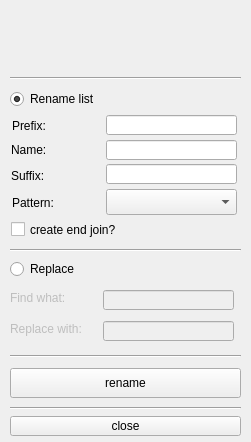
<?xml version="1.0" encoding="UTF-8"?>
<ui version="4.0">
 <class>RenameWindow</class>
 <widget class="QMainWindow" name="RenameWindow">
  <property name="windowModality">
   <enum>Qt::NonModal</enum>
  </property>
  <property name="enabled">
   <bool>true</bool>
  </property>
  <property name="geometry">
   <rect>
    <x>0</x>
    <y>0</y>
    <width>251</width>
    <height>442</height>
   </rect>
  </property>
  <property name="sizePolicy">
   <sizepolicy hsizetype="Fixed" vsizetype="Fixed">
    <horstretch>0</horstretch>
    <verstretch>0</verstretch>
   </sizepolicy>
  </property>
  <property name="minimumSize">
   <size>
    <width>251</width>
    <height>442</height>
   </size>
  </property>
  <property name="maximumSize">
   <size>
    <width>251</width>
    <height>442</height>
   </size>
  </property>
  <property name="contextMenuPolicy">
   <enum>Qt::DefaultContextMenu</enum>
  </property>
  <property name="windowTitle">
   <string>Rename v1.0</string>
  </property>
  <property name="toolButtonStyle">
   <enum>Qt::ToolButtonIconOnly</enum>
  </property>
  <property name="animated">
   <bool>false</bool>
  </property>
  <property name="tabShape">
   <enum>QTabWidget::Rounded</enum>
  </property>
  <property name="unifiedTitleAndToolBarOnMac">
   <bool>false</bool>
  </property>
  <widget class="QWidget" name="centralwidget">
   <widget class="QLineEdit" name="newNameTf">
    <property name="geometry">
     <rect>
      <x>106</x>
      <y>140</y>
      <width>131</width>
      <height>20</height>
     </rect>
    </property>
   </widget>
   <widget class="QLineEdit" name="prefixTf">
    <property name="enabled">
     <bool>true</bool>
    </property>
    <property name="geometry">
     <rect>
      <x>106</x>
      <y>115</y>
      <width>131</width>
      <height>20</height>
     </rect>
    </property>
    <property name="frame">
     <bool>true</bool>
    </property>
   </widget>
   <widget class="QLineEdit" name="suffixTf">
    <property name="enabled">
     <bool>true</bool>
    </property>
    <property name="geometry">
     <rect>
      <x>106</x>
      <y>164</y>
      <width>131</width>
      <height>20</height>
     </rect>
    </property>
   </widget>
   <widget class="Line" name="line">
    <property name="geometry">
     <rect>
      <x>10</x>
      <y>68</y>
      <width>231</width>
      <height>20</height>
     </rect>
    </property>
    <property name="orientation">
     <enum>Qt::Horizontal</enum>
    </property>
   </widget>
   <widget class="QPushButton" name="renameBt">
    <property name="geometry">
     <rect>
      <x>10</x>
      <y>368</y>
      <width>231</width>
      <height>30</height>
     </rect>
    </property>
    <property name="text">
     <string>rename</string>
    </property>
   </widget>
   <widget class="Line" name="line_2">
    <property name="geometry">
     <rect>
      <x>10</x>
      <y>399</y>
      <width>231</width>
      <height>19</height>
     </rect>
    </property>
    <property name="orientation">
     <enum>Qt::Horizontal</enum>
    </property>
   </widget>
   <widget class="QCheckBox" name="endCb">
    <property name="geometry">
     <rect>
      <x>11</x>
      <y>221</y>
      <width>121</width>
      <height>17</height>
     </rect>
    </property>
    <property name="text">
     <string>create end join?</string>
    </property>
   </widget>
   <widget class="QPushButton" name="closeBt">
    <property name="geometry">
     <rect>
      <x>10</x>
      <y>416</y>
      <width>231</width>
      <height>20</height>
     </rect>
    </property>
    <property name="text">
     <string>close</string>
    </property>
   </widget>
   <widget class="Line" name="line_3">
    <property name="geometry">
     <rect>
      <x>10</x>
      <y>240</y>
      <width>231</width>
      <height>20</height>
     </rect>
    </property>
    <property name="orientation">
     <enum>Qt::Horizontal</enum>
    </property>
   </widget>
   <widget class="QRadioButton" name="renameRb">
    <property name="geometry">
     <rect>
      <x>10</x>
      <y>89</y>
      <width>100</width>
      <height>20</height>
     </rect>
    </property>
    <property name="text">
     <string>Rename list</string>
    </property>
    <property name="checked">
     <bool>true</bool>
    </property>
    <property name="autoRepeat">
     <bool>false</bool>
    </property>
   </widget>
   <widget class="QRadioButton" name="replaceRb">
    <property name="enabled">
     <bool>true</bool>
    </property>
    <property name="geometry">
     <rect>
      <x>10</x>
      <y>259</y>
      <width>100</width>
      <height>20</height>
     </rect>
    </property>
    <property name="text">
     <string>Replace</string>
    </property>
    <property name="checkable">
     <bool>true</bool>
    </property>
    <property name="checked">
     <bool>false</bool>
    </property>
   </widget>
   <widget class="QLabel" name="nameLb">
    <property name="geometry">
     <rect>
      <x>11</x>
      <y>142</y>
      <width>60</width>
      <height>16</height>
     </rect>
    </property>
    <property name="text">
     <string>Name:</string>
    </property>
   </widget>
   <widget class="QLabel" name="prefixLb">
    <property name="geometry">
     <rect>
      <x>12</x>
      <y>118</y>
      <width>50</width>
      <height>16</height>
     </rect>
    </property>
    <property name="text">
     <string>Prefix:</string>
    </property>
   </widget>
   <widget class="QLabel" name="sufixLb">
    <property name="geometry">
     <rect>
      <x>11</x>
      <y>168</y>
      <width>50</width>
      <height>16</height>
     </rect>
    </property>
    <property name="text">
     <string>Suffix:</string>
    </property>
   </widget>
   <widget class="Line" name="line_4">
    <property name="geometry">
     <rect>
      <x>10</x>
      <y>347</y>
      <width>231</width>
      <height>19</height>
     </rect>
    </property>
    <property name="orientation">
     <enum>Qt::Horizontal</enum>
    </property>
   </widget>
   <widget class="QLineEdit" name="findTf">
    <property name="enabled">
     <bool>false</bool>
    </property>
    <property name="geometry">
     <rect>
      <x>103</x>
      <y>290</y>
      <width>131</width>
      <height>20</height>
     </rect>
    </property>
   </widget>
   <widget class="QLabel" name="findLb">
    <property name="enabled">
     <bool>false</bool>
    </property>
    <property name="geometry">
     <rect>
      <x>10</x>
      <y>290</y>
      <width>91</width>
      <height>16</height>
     </rect>
    </property>
    <property name="text">
     <string>Find what:</string>
    </property>
   </widget>
   <widget class="QLineEdit" name="replaceTf">
    <property name="enabled">
     <bool>false</bool>
    </property>
    <property name="geometry">
     <rect>
      <x>103</x>
      <y>321</y>
      <width>131</width>
      <height>20</height>
     </rect>
    </property>
   </widget>
   <widget class="QLabel" name="replaceLb">
    <property name="enabled">
     <bool>false</bool>
    </property>
    <property name="geometry">
     <rect>
      <x>10</x>
      <y>321</y>
      <width>91</width>
      <height>16</height>
     </rect>
    </property>
    <property name="text">
     <string>Replace with:</string>
    </property>
   </widget>
   <widget class="QLabel" name="patternLb">
    <property name="geometry">
     <rect>
      <x>12</x>
      <y>195</y>
      <width>50</width>
      <height>16</height>
     </rect>
    </property>
    <property name="text">
     <string>Pattern:</string>
    </property>
   </widget>
   <widget class="QComboBox" name="patternCb">
    <property name="geometry">
     <rect>
      <x>106</x>
      <y>189</y>
      <width>131</width>
      <height>26</height>
     </rect>
    </property>
    <property name="minimumSize">
     <size>
      <width>131</width>
      <height>0</height>
     </size>
    </property>
   </widget>
   <zorder>line</zorder>
   <zorder>newNameTf</zorder>
   <zorder>prefixTf</zorder>
   <zorder>suffixTf</zorder>
   <zorder>renameBt</zorder>
   <zorder>line_2</zorder>
   <zorder>endCb</zorder>
   <zorder>closeBt</zorder>
   <zorder>line_3</zorder>
   <zorder>renameRb</zorder>
   <zorder>replaceRb</zorder>
   <zorder>nameLb</zorder>
   <zorder>prefixLb</zorder>
   <zorder>sufixLb</zorder>
   <zorder>line_4</zorder>
   <zorder>findTf</zorder>
   <zorder>findLb</zorder>
   <zorder>replaceTf</zorder>
   <zorder>replaceLb</zorder>
   <zorder>patternLb</zorder>
   <zorder>patternCb</zorder>
  </widget>
 </widget>
 <tabstops>
  <tabstop>renameRb</tabstop>
  <tabstop>prefixTf</tabstop>
  <tabstop>newNameTf</tabstop>
  <tabstop>suffixTf</tabstop>
  <tabstop>patternCb</tabstop>
  <tabstop>endCb</tabstop>
  <tabstop>replaceRb</tabstop>
  <tabstop>findTf</tabstop>
  <tabstop>replaceTf</tabstop>
  <tabstop>renameBt</tabstop>
  <tabstop>closeBt</tabstop>
 </tabstops>
 <resources/>
 <connections>
  <connection>
   <sender>replaceRb</sender>
   <signal>clicked(bool)</signal>
   <receiver>newNameTf</receiver>
   <slot>setDisabled(bool)</slot>
   <hints>
    <hint type="sourcelabel">
     <x>59</x>
     <y>268</y>
    </hint>
    <hint type="destinationlabel">
     <x>171</x>
     <y>139</y>
    </hint>
   </hints>
  </connection>
  <connection>
   <sender>renameRb</sender>
   <signal>clicked(bool)</signal>
   <receiver>newNameTf</receiver>
   <slot>setEnabled(bool)</slot>
   <hints>
    <hint type="sourcelabel">
     <x>59</x>
     <y>108</y>
    </hint>
    <hint type="destinationlabel">
     <x>171</x>
     <y>139</y>
    </hint>
   </hints>
  </connection>
  <connection>
   <sender>replaceRb</sender>
   <signal>clicked(bool)</signal>
   <receiver>prefixTf</receiver>
   <slot>setDisabled(bool)</slot>
   <hints>
    <hint type="sourcelabel">
     <x>59</x>
     <y>268</y>
    </hint>
    <hint type="destinationlabel">
     <x>171</x>
     <y>169</y>
    </hint>
   </hints>
  </connection>
  <connection>
   <sender>renameRb</sender>
   <signal>clicked(bool)</signal>
   <receiver>prefixTf</receiver>
   <slot>setEnabled(bool)</slot>
   <hints>
    <hint type="sourcelabel">
     <x>59</x>
     <y>108</y>
    </hint>
    <hint type="destinationlabel">
     <x>171</x>
     <y>169</y>
    </hint>
   </hints>
  </connection>
  <connection>
   <sender>replaceRb</sender>
   <signal>clicked(bool)</signal>
   <receiver>suffixTf</receiver>
   <slot>setDisabled(bool)</slot>
   <hints>
    <hint type="sourcelabel">
     <x>59</x>
     <y>268</y>
    </hint>
    <hint type="destinationlabel">
     <x>171</x>
     <y>198</y>
    </hint>
   </hints>
  </connection>
  <connection>
   <sender>renameRb</sender>
   <signal>clicked(bool)</signal>
   <receiver>suffixTf</receiver>
   <slot>setEnabled(bool)</slot>
   <hints>
    <hint type="sourcelabel">
     <x>59</x>
     <y>108</y>
    </hint>
    <hint type="destinationlabel">
     <x>171</x>
     <y>198</y>
    </hint>
   </hints>
  </connection>
  <connection>
   <sender>replaceRb</sender>
   <signal>clicked(bool)</signal>
   <receiver>endCb</receiver>
   <slot>setDisabled(bool)</slot>
   <hints>
    <hint type="sourcelabel">
     <x>59</x>
     <y>268</y>
    </hint>
    <hint type="destinationlabel">
     <x>51</x>
     <y>229</y>
    </hint>
   </hints>
  </connection>
  <connection>
   <sender>renameRb</sender>
   <signal>clicked(bool)</signal>
   <receiver>endCb</receiver>
   <slot>setEnabled(bool)</slot>
   <hints>
    <hint type="sourcelabel">
     <x>59</x>
     <y>108</y>
    </hint>
    <hint type="destinationlabel">
     <x>51</x>
     <y>229</y>
    </hint>
   </hints>
  </connection>
  <connection>
   <sender>replaceRb</sender>
   <signal>clicked(bool)</signal>
   <receiver>nameLb</receiver>
   <slot>setDisabled(bool)</slot>
   <hints>
    <hint type="sourcelabel">
     <x>59</x>
     <y>268</y>
    </hint>
    <hint type="destinationlabel">
     <x>42</x>
     <y>137</y>
    </hint>
   </hints>
  </connection>
  <connection>
   <sender>renameRb</sender>
   <signal>clicked(bool)</signal>
   <receiver>nameLb</receiver>
   <slot>setEnabled(bool)</slot>
   <hints>
    <hint type="sourcelabel">
     <x>59</x>
     <y>108</y>
    </hint>
    <hint type="destinationlabel">
     <x>42</x>
     <y>137</y>
    </hint>
   </hints>
  </connection>
  <connection>
   <sender>replaceRb</sender>
   <signal>clicked(bool)</signal>
   <receiver>prefixLb</receiver>
   <slot>setDisabled(bool)</slot>
   <hints>
    <hint type="sourcelabel">
     <x>59</x>
     <y>268</y>
    </hint>
    <hint type="destinationlabel">
     <x>36</x>
     <y>167</y>
    </hint>
   </hints>
  </connection>
  <connection>
   <sender>renameRb</sender>
   <signal>clicked(bool)</signal>
   <receiver>prefixLb</receiver>
   <slot>setEnabled(bool)</slot>
   <hints>
    <hint type="sourcelabel">
     <x>59</x>
     <y>108</y>
    </hint>
    <hint type="destinationlabel">
     <x>36</x>
     <y>167</y>
    </hint>
   </hints>
  </connection>
  <connection>
   <sender>replaceRb</sender>
   <signal>clicked(bool)</signal>
   <receiver>sufixLb</receiver>
   <slot>setDisabled(bool)</slot>
   <hints>
    <hint type="sourcelabel">
     <x>59</x>
     <y>268</y>
    </hint>
    <hint type="destinationlabel">
     <x>35</x>
     <y>197</y>
    </hint>
   </hints>
  </connection>
  <connection>
   <sender>renameRb</sender>
   <signal>clicked(bool)</signal>
   <receiver>sufixLb</receiver>
   <slot>setEnabled(bool)</slot>
   <hints>
    <hint type="sourcelabel">
     <x>59</x>
     <y>108</y>
    </hint>
    <hint type="destinationlabel">
     <x>35</x>
     <y>197</y>
    </hint>
   </hints>
  </connection>
  <connection>
   <sender>renameRb</sender>
   <signal>clicked(bool)</signal>
   <receiver>findLb</receiver>
   <slot>setDisabled(bool)</slot>
   <hints>
    <hint type="sourcelabel">
     <x>59</x>
     <y>108</y>
    </hint>
    <hint type="destinationlabel">
     <x>55</x>
     <y>297</y>
    </hint>
   </hints>
  </connection>
  <connection>
   <sender>replaceRb</sender>
   <signal>clicked(bool)</signal>
   <receiver>findLb</receiver>
   <slot>setEnabled(bool)</slot>
   <hints>
    <hint type="sourcelabel">
     <x>59</x>
     <y>268</y>
    </hint>
    <hint type="destinationlabel">
     <x>55</x>
     <y>297</y>
    </hint>
   </hints>
  </connection>
  <connection>
   <sender>renameRb</sender>
   <signal>clicked(bool)</signal>
   <receiver>findTf</receiver>
   <slot>setDisabled(bool)</slot>
   <hints>
    <hint type="sourcelabel">
     <x>59</x>
     <y>108</y>
    </hint>
    <hint type="destinationlabel">
     <x>168</x>
     <y>299</y>
    </hint>
   </hints>
  </connection>
  <connection>
   <sender>replaceRb</sender>
   <signal>clicked(bool)</signal>
   <receiver>findTf</receiver>
   <slot>setEnabled(bool)</slot>
   <hints>
    <hint type="sourcelabel">
     <x>59</x>
     <y>268</y>
    </hint>
    <hint type="destinationlabel">
     <x>168</x>
     <y>299</y>
    </hint>
   </hints>
  </connection>
  <connection>
   <sender>replaceRb</sender>
   <signal>clicked(bool)</signal>
   <receiver>replaceLb</receiver>
   <slot>setEnabled(bool)</slot>
   <hints>
    <hint type="sourcelabel">
     <x>59</x>
     <y>268</y>
    </hint>
    <hint type="destinationlabel">
     <x>55</x>
     <y>328</y>
    </hint>
   </hints>
  </connection>
  <connection>
   <sender>renameRb</sender>
   <signal>clicked(bool)</signal>
   <receiver>replaceLb</receiver>
   <slot>setDisabled(bool)</slot>
   <hints>
    <hint type="sourcelabel">
     <x>59</x>
     <y>108</y>
    </hint>
    <hint type="destinationlabel">
     <x>55</x>
     <y>328</y>
    </hint>
   </hints>
  </connection>
  <connection>
   <sender>replaceRb</sender>
   <signal>clicked(bool)</signal>
   <receiver>replaceTf</receiver>
   <slot>setEnabled(bool)</slot>
   <hints>
    <hint type="sourcelabel">
     <x>59</x>
     <y>268</y>
    </hint>
    <hint type="destinationlabel">
     <x>168</x>
     <y>330</y>
    </hint>
   </hints>
  </connection>
  <connection>
   <sender>renameRb</sender>
   <signal>clicked(bool)</signal>
   <receiver>replaceTf</receiver>
   <slot>setDisabled(bool)</slot>
   <hints>
    <hint type="sourcelabel">
     <x>59</x>
     <y>108</y>
    </hint>
    <hint type="destinationlabel">
     <x>168</x>
     <y>330</y>
    </hint>
   </hints>
  </connection>
  <connection>
   <sender>replaceRb</sender>
   <signal>clicked(bool)</signal>
   <receiver>patternCb</receiver>
   <slot>setDisabled(bool)</slot>
   <hints>
    <hint type="sourcelabel">
     <x>59</x>
     <y>268</y>
    </hint>
    <hint type="destinationlabel">
     <x>171</x>
     <y>201</y>
    </hint>
   </hints>
  </connection>
  <connection>
   <sender>renameRb</sender>
   <signal>clicked(bool)</signal>
   <receiver>patternCb</receiver>
   <slot>setEnabled(bool)</slot>
   <hints>
    <hint type="sourcelabel">
     <x>59</x>
     <y>98</y>
    </hint>
    <hint type="destinationlabel">
     <x>171</x>
     <y>201</y>
    </hint>
   </hints>
  </connection>
  <connection>
   <sender>replaceRb</sender>
   <signal>clicked(bool)</signal>
   <receiver>patternLb</receiver>
   <slot>setDisabled(bool)</slot>
   <hints>
    <hint type="sourcelabel">
     <x>59</x>
     <y>268</y>
    </hint>
    <hint type="destinationlabel">
     <x>36</x>
     <y>202</y>
    </hint>
   </hints>
  </connection>
  <connection>
   <sender>renameRb</sender>
   <signal>clicked(bool)</signal>
   <receiver>patternLb</receiver>
   <slot>setEnabled(bool)</slot>
   <hints>
    <hint type="sourcelabel">
     <x>59</x>
     <y>98</y>
    </hint>
    <hint type="destinationlabel">
     <x>36</x>
     <y>202</y>
    </hint>
   </hints>
  </connection>
 </connections>
</ui>
